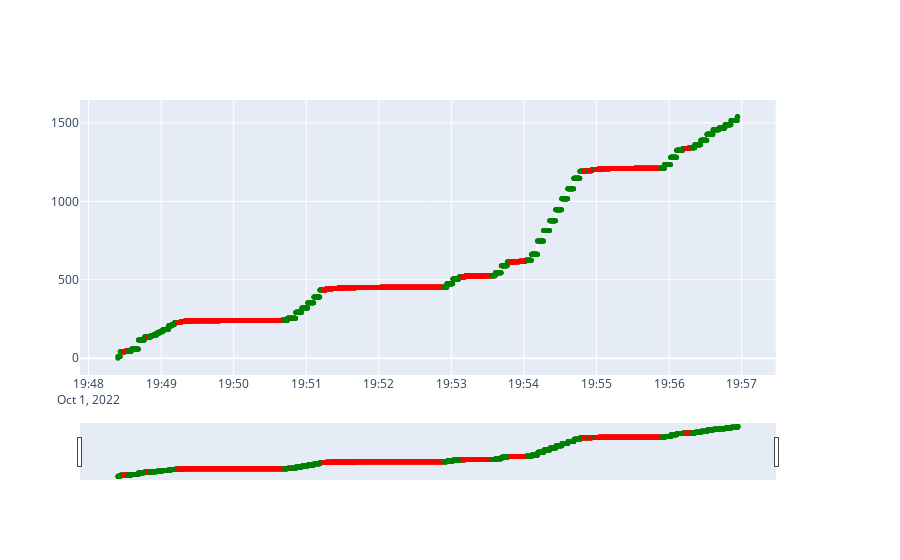

Notebook cell for this chart:
### Markdown cell above
### Overview of distance travelled

### Code cell
import plotly.graph_objects as go
from plotly.subplots import make_subplots

fig_distance = make_subplots(specs=[[{'secondary_y': True}]])

fig_distance.add_trace(
    go.Scatter(
        x=df['timestamp'], 
        y=df['_distance_moved_total'], 
        mode='lines+markers',
        line_color='white',
        marker=dict(
            size=5,
            color=df['_if_moving'].apply(lambda x: 'green' if x else 'red'),
            
        )
    )
)

fig_distance.update_layout(
    xaxis=dict(
        rangeslider=dict(visible=True)
        , type='date'
    )
)

### Figure 1 — Plotly figure (JSON) as saved in the notebook; plotly's stock layout.template omitted (floating-point values rounded to 4 significant figures; data arrays with more than 128 entries replaced by an {"elided": "..."} marker saying what was removed)
{"data": [{"line": {"color": "white"}, "marker": {"color": {"elided": "4551 str values"}, "size": 5}, "mode": "lines+markers", "type": "scatter", "x": {"elided": "4551 str values"}, "y": {"elided": "4551 float values"}}], "layout": {"xaxis": {"anchor": "y", "domain": [0, 0.94], "rangeslider": {"visible": true}, "type": "date"}, "yaxis": {"anchor": "x", "domain": [0, 1]}, "yaxis2": {"anchor": "x", "overlaying": "y", "side": "right"}}}
